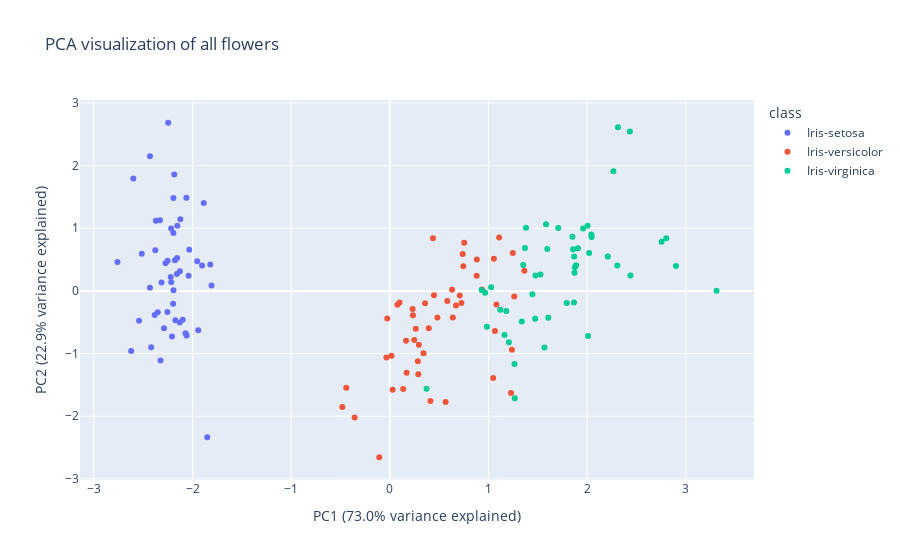

This figure's notebook cell:
### Markdown cell above
Let's visualise our datapoint in these new coordinate system. To do so, we will use `PC1` and `PC2` columns.

### Code cell
# Create interactive scatter plot
fig = px.scatter(
        data_cleaned_pca,
        x='PC1',
        y='PC2',
        color='class',
        title='PCA visualization of all flowers'
)
# Add variance explained
var_explained = pca_scaled.explained_variance_ratio_
fig.update_layout(
        xaxis_title=f"PC1 ({var_explained[0]:.1%} variance explained)",
        yaxis_title=f"PC2 ({var_explained[1]:.1%} variance explained)"
)
fig.show()

### Figure 1 — Plotly figure (JSON) as saved in the notebook; plotly's stock layout.template omitted (floating-point values rounded to 4 significant figures)
{"data": [{"hovertemplate": "class=Iris-setosa<br>PC1=%{x}<br>PC2=%{y}<extra></extra>", "legendgroup": "Iris-setosa", "marker": {"color": "#636efa", "symbol": "circle"}, "mode": "markers", "name": "Iris-setosa", "orientation": "v", "showlegend": true, "type": "scatter", "x": [-2.253, -2.071, -2.353, -2.289, -2.377, -2.062, -2.432, -2.221, -2.325, -2.174, -2.154, -2.314, -2.208, -2.622, -2.185, -2.247, -2.194, -2.178, -1.886, -2.33, -1.903, -2.194, -2.761, -1.808, -2.216, -1.942, -2.04, -2.157, -2.128, -2.254, -2.13, -1.82, -2.6, -2.431, -2.1, -2.197, -2.033, -2.515, -2.419, -2.158, -2.274, -1.851, -2.542, -1.953, -2.124, -2.06, -2.371, -2.383, -2.217, -2.193], "xaxis": "x", "y": [0.4793, -0.6742, -0.3404, -0.5954, 0.6469, 1.487, 0.05018, 0.2229, -1.112, -0.4692, 1.041, 0.1341, -0.7283, -0.9579, 1.856, 2.683, 1.482, 0.4883, 1.401, 1.128, 0.406, 0.924, 0.461, 0.08504, 0.1383, -0.6264, 0.2423, 0.5258, 0.3117, -0.3363, -0.5039, 0.4212, 1.793, 2.148, -0.4602, -0.2066, 0.6583, 0.5928, -0.901, 0.268, 0.4418, -2.336, -0.4757, 0.4729, 1.142, -0.7103, 1.12, -0.3841, 0.9962, 0.008869], "yaxis": "y"}, {"hovertemplate": "class=Iris-versicolor<br>PC1=%{x}<br>PC2=%{y}<extra></extra>", "legendgroup": "Iris-versicolor", "marker": {"color": "#EF553B", "symbol": "circle"}, "mode": "markers", "name": "Iris-versicolor", "orientation": "v", "showlegend": true, "type": "scatter", "x": [1.109, 0.7387, 1.247, 0.412, 1.081, 0.395, 0.7543, -0.4813, 0.9338, 0.01801, -0.1062, 0.4478, 0.5658, 0.7258, -0.02604, 0.8822, 0.3575, 0.1649, 1.228, 0.1704, 0.7452, 0.4825, 1.238, 0.6387, 0.7089, 0.8807, 1.262, 1.364, 0.6712, -0.03421, 0.1359, 0.02869, 0.2477, 1.066, 0.2314, 0.4377, 1.055, 1.048, 0.07709, 0.2889, 0.2848, 0.6313, 0.3422, -0.3567, 0.2947, 0.09876, 0.2346, 0.5828, -0.4413, 0.2632], "xaxis": "x", "y": [0.8512, 0.587, 0.6052, -1.758, -0.2173, -0.5973, 0.7663, -1.852, 0.02252, -1.035, -2.655, -0.06796, -1.772, -0.1925, -0.4421, 0.4992, -0.1991, -0.7974, -1.63, -1.307, 0.3926, -0.4239, -0.9413, -0.4232, -0.07179, 0.2414, -0.08823, 0.3217, -0.2314, -1.063, -1.566, -1.576, -0.7822, -0.6395, -0.2893, 0.8409, 0.5123, -1.392, -0.2226, -1.332, -1.123, 0.01875, -0.9934, -2.02, -0.8592, -0.1851, -0.3888, -0.162, -1.545, -0.6028], "yaxis": "y"}, {"hovertemplate": "class=Iris-virginica<br>PC1=%{x}<br>PC2=%{y}<extra></extra>", "legendgroup": "Iris-virginica", "marker": {"color": "#00cc96", "symbol": "circle"}, "mode": "markers", "name": "Iris-virginica", "orientation": "v", "showlegend": true, "type": "scatter", "x": [1.851, 1.163, 2.21, 1.446, 1.873, 2.756, 0.3725, 2.307, 2.01, 2.267, 1.371, 1.607, 1.889, 1.265, 1.473, 1.597, 1.477, 2.434, 3.313, 1.267, 2.044, 0.9839, 2.901, 1.338, 1.707, 1.96, 1.181, 1.027, 1.793, 1.869, 2.44, 2.312, 1.867, 1.12, 1.207, 2.803, 1.584, 1.353, 0.9314, 1.858, 2.021, 1.908, 2.047, 2.005, 1.876, 1.569, 1.527, 1.38, 0.9672], "xaxis": "x", "y": [0.8651, -0.7027, 0.5504, -0.05402, 0.2875, 0.7855, -1.56, 0.4065, -0.7216, 1.91, 0.6852, -0.4294, 0.4096, -1.166, -0.4451, 0.6699, 0.2474, 2.542, 0.00202, -1.713, 0.9008, -0.574, 0.3977, -0.489, 1.005, 0.9953, -0.3228, 0.05882, -0.1947, 0.5492, 0.2451, 2.61, -0.1857, -0.3005, -0.8181, 0.8417, 1.063, 0.415, 0.01235, 0.666, 0.6056, 0.6799, 0.8585, 1.041, 0.3784, -0.904, 0.2613, 1.006, -0.02859], "yaxis": "y"}], "layout": {"legend": {"title": {"text": "class"}, "tracegroupgap": 0}, "title": {"text": "PCA visualization of all flowers"}, "xaxis": {"anchor": "y", "domain": [0, 1], "title": {"text": "PC1 (73.0% variance explained)"}}, "yaxis": {"anchor": "x", "domain": [0, 1], "title": {"text": "PC2 (22.9% variance explained)"}}}}
